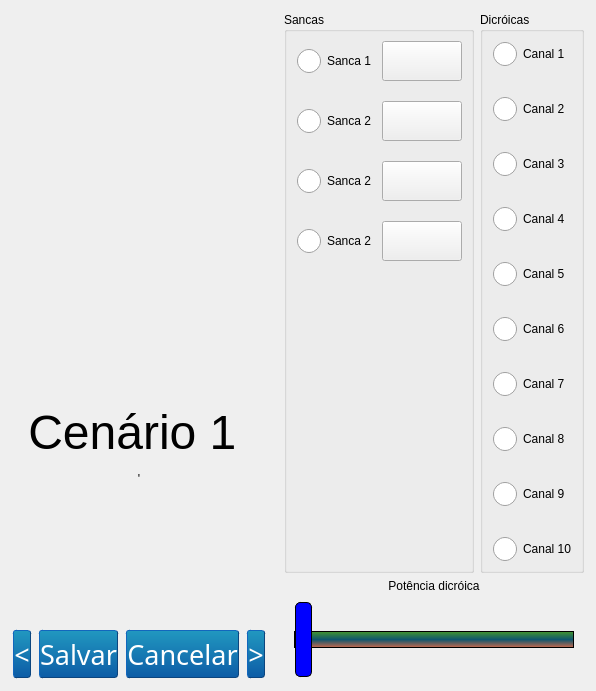
         <widget class="QWidget" name="tab_cenas">
          <property name="enabled">
           <bool>true</bool>
          </property>
          <property name="sizePolicy">
           <sizepolicy hsizetype="Expanding" vsizetype="Expanding">
            <horstretch>0</horstretch>
            <verstretch>0</verstretch>
           </sizepolicy>
          </property>
          <property name="minimumSize">
           <size>
            <width>0</width>
            <height>0</height>
           </size>
          </property>
          <attribute name="title">
           <string>Configurações</string>
          </attribute>
          <layout class="QGridLayout" name="gridLayout_6">
           <property name="sizeConstraint">
            <enum>QLayout::SetMaximumSize</enum>
           </property>
           <property name="leftMargin">
            <number>0</number>
           </property>
           <property name="topMargin">
            <number>0</number>
           </property>
           <property name="rightMargin">
            <number>0</number>
           </property>
           <property name="bottomMargin">
            <number>0</number>
           </property>
           <item row="0" column="0">
            <layout class="QHBoxLayout" name="horizontalLayout_3" stretch="50,33">
             <property name="sizeConstraint">
              <enum>QLayout::SetFixedSize</enum>
             </property>
             <property name="leftMargin">
              <number>6</number>
             </property>
             <property name="topMargin">
              <number>6</number>
             </property>
             <property name="rightMargin">
              <number>6</number>
             </property>
             <property name="bottomMargin">
              <number>6</number>
             </property>
             <item>
              <layout class="QVBoxLayout" name="verticalLayout_4" stretch="15,10,1">
               <property name="sizeConstraint">
                <enum>QLayout::SetFixedSize</enum>
               </property>
               <property name="leftMargin">
                <number>6</number>
               </property>
               <property name="topMargin">
                <number>6</number>
               </property>
               <property name="rightMargin">
                <number>6</number>
               </property>
               <property name="bottomMargin">
                <number>6</number>
               </property>
               <item>
                <widget class="QFrame" name="frame_color">
                 <property name="enabled">
                  <bool>true</bool>
                 </property>
                 <property name="sizePolicy">
                  <sizepolicy hsizetype="Expanding" vsizetype="Expanding">
                   <horstretch>0</horstretch>
                   <verstretch>0</verstretch>
                  </sizepolicy>
                 </property>
                 <property name="maximumSize">
                  <size>
                   <width>16777215</width>
                   <height>250</height>
                  </size>
                 </property>
                </widget>
               </item>
               <item>
                <widget class="QLabel" name="label_cgf_cena">
                 <property name="sizePolicy">
                  <sizepolicy hsizetype="Expanding" vsizetype="Expanding">
                   <horstretch>0</horstretch>
                   <verstretch>0</verstretch>
                  </sizepolicy>
                 </property>
                 <property name="text">
                  <string>&lt;html&gt;&lt;head/&gt;&lt;body&gt;&lt;p&gt;&lt;span style=&quot; font-size:36pt;&quot;&gt;Cenário 1 &lt;/span&gt;&lt;/p&gt;&lt;/body&gt;&lt;/html&gt;'</string>
                 </property>
                 <property name="alignment">
                  <set>Qt::AlignCenter</set>
                 </property>
                </widget>
               </item>
               <item>
                <layout class="QHBoxLayout" name="horizontalLayout_7">
                 <property name="topMargin">
                  <number>0</number>
                 </property>
                 <item>
                  <widget class="QPushButton" name="btn_change_cena_esq">
                   <property name="sizePolicy">
                    <sizepolicy hsizetype="Minimum" vsizetype="Expanding">
                     <horstretch>0</horstretch>
                     <verstretch>0</verstretch>
                    </sizepolicy>
                   </property>
                   <property name="minimumSize">
                    <size>
                     <width>0</width>
                     <height>50</height>
                    </size>
                   </property>
                   <property name="maximumSize">
                    <size>
                     <width>16777215</width>
                     <height>50</height>
                    </size>
                   </property>
                   <property name="baseSize">
                    <size>
                     <width>0</width>
                     <height>50</height>
                    </size>
                   </property>
                   <property name="styleSheet">
                    <string notr="true">    QPushButton
    {
    font: 20pt Aria, boldl;
    margin: 1px;
    border-color: #0c457e;
    border-style: outset;
    border-radius: 3px;
    border-width: 1px;
    color: white;
    background-color: qlineargradient(x1: 0, y1: 0, x2: 0, y2: 1, stop: 0 #2198c0, stop: 1 #0d5ca6);
    }

    QPushButton:pressed
    {
    background-color: qlineargradient(x1: 0, y1: 0, x2: 0, y2: 1, stop: 0 #0d5ca6, stop: 1 #2198c0);
    }</string>
                   </property>
                   <property name="text">
                    <string>&lt;</string>
                   </property>
                  </widget>
                 </item>
                 <item>
                  <widget class="QPushButton" name="salva_cena">
                   <property name="sizePolicy">
                    <sizepolicy hsizetype="Minimum" vsizetype="Expanding">
                     <horstretch>0</horstretch>
                     <verstretch>0</verstretch>
                    </sizepolicy>
                   </property>
                   <property name="minimumSize">
                    <size>
                     <width>0</width>
                     <height>50</height>
                    </size>
                   </property>
                   <property name="maximumSize">
                    <size>
                     <width>16777215</width>
                     <height>50</height>
                    </size>
                   </property>
                   <property name="baseSize">
                    <size>
                     <width>0</width>
                     <height>50</height>
                    </size>
                   </property>
                   <property name="styleSheet">
                    <string notr="true">    QPushButton
    {
    font: 20pt Aria, boldl;
    margin: 1px;
    border-color: #0c457e;
    border-style: outset;
    border-radius: 3px;
    border-width: 1px;
    color: white;
    background-color: qlineargradient(x1: 0, y1: 0, x2: 0, y2: 1, stop: 0 #2198c0, stop: 1 #0d5ca6);
    }

    QPushButton:pressed
    {
    background-color: qlineargradient(x1: 0, y1: 0, x2: 0, y2: 1, stop: 0 #0d5ca6, stop: 1 #2198c0);
    }</string>
                   </property>
                   <property name="text">
                    <string>Salvar</string>
                   </property>
                  </widget>
                 </item>
                 <item>
                  <widget class="QPushButton" name="btn_cancelar_edic">
                   <property name="minimumSize">
                    <size>
                     <width>0</width>
                     <height>50</height>
                    </size>
                   </property>
                   <property name="styleSheet">
                    <string notr="true">    QPushButton
    {
    font: 20pt Aria, boldl;
    margin: 1px;
    border-color: #0c457e;
    border-style: outset;
    border-radius: 3px;
    border-width: 1px;
    color: white;
    background-color: qlineargradient(x1: 0, y1: 0, x2: 0, y2: 1, stop: 0 #2198c0, stop: 1 #0d5ca6);
    }

    QPushButton:pressed
    {
    background-color: qlineargradient(x1: 0, y1: 0, x2: 0, y2: 1, stop: 0 #0d5ca6, stop: 1 #2198c0);
    }</string>
                   </property>
                   <property name="text">
                    <string>Cancelar</string>
                   </property>
                  </widget>
                 </item>
                 <item>
                  <widget class="QPushButton" name="btn_change_cena_dir">
                   <property name="sizePolicy">
                    <sizepolicy hsizetype="Minimum" vsizetype="Expanding">
                     <horstretch>0</horstretch>
                     <verstretch>0</verstretch>
                    </sizepolicy>
                   </property>
                   <property name="minimumSize">
                    <size>
                     <width>0</width>
                     <height>50</height>
                    </size>
                   </property>
                   <property name="maximumSize">
                    <size>
                     <width>16777215</width>
                     <height>50</height>
                    </size>
                   </property>
                   <property name="baseSize">
                    <size>
                     <width>0</width>
                     <height>50</height>
                    </size>
                   </property>
                   <property name="styleSheet">
                    <string notr="true">    QPushButton
    {
    font: 20pt Aria, boldl;
    margin: 1px;
    border-color: #0c457e;
    border-style: outset;
    border-radius: 3px;
    border-width: 1px;
    color: white;
    background-color: qlineargradient(x1: 0, y1: 0, x2: 0, y2: 1, stop: 0 #2198c0, stop: 1 #0d5ca6);
    }

    QPushButton:pressed
    {
    background-color: qlineargradient(x1: 0, y1: 0, x2: 0, y2: 1, stop: 0 #0d5ca6, stop: 1 #2198c0);
    }</string>
                   </property>
                   <property name="text">
                    <string>&gt;</string>
                   </property>
                  </widget>
                 </item>
                </layout>
               </item>
              </layout>
             </item>
             <item>
              <layout class="QVBoxLayout" name="verticalLayout_5" stretch="10,0,0">
               <property name="leftMargin">
                <number>6</number>
               </property>
               <property name="topMargin">
                <number>6</number>
               </property>
               <property name="rightMargin">
                <number>6</number>
               </property>
               <property name="bottomMargin">
                <number>6</number>
               </property>
               <item>
                <layout class="QGridLayout" name="gridLayout_9">
                 <item row="0" column="1">
                  <widget class="QGroupBox" name="groupBox_2">
                   <property name="sizePolicy">
                    <sizepolicy hsizetype="Expanding" vsizetype="Expanding">
                     <horstretch>0</horstretch>
                     <verstretch>0</verstretch>
                    </sizepolicy>
                   </property>
                   <property name="title">
                    <string>Sancas</string>
                   </property>
                   <layout class="QGridLayout" name="gridLayout_19">
                    <property name="horizontalSpacing">
                     <number>9</number>
                    </property>
                    <property name="verticalSpacing">
                     <number>20</number>
                    </property>
                    <item row="4" column="0">
                     <widget class="QWidget" name="widget_3" native="true">
                      <property name="sizePolicy">
                       <sizepolicy hsizetype="Expanding" vsizetype="Expanding">
                        <horstretch>0</horstretch>
                        <verstretch>0</verstretch>
                       </sizepolicy>
                      </property>
                     </widget>
                    </item>
                    <item row="0" column="0">
                     <widget class="QRadioButton" name="radioButton_sanca_1">
                      <property name="styleSheet">
                       <string notr="true">QRadioButton::indicator
{
width : 25px;
height : 25px;
}</string>
                      </property>
                      <property name="text">
                       <string>Sanca 1</string>
                      </property>
                     </widget>
                    </item>
                    <item row="0" column="1">
                     <widget class="QPushButton" name="color_led_1">
                      <property name="minimumSize">
                       <size>
                        <width>80</width>
                        <height>40</height>
                       </size>
                      </property>
                      <property name="text">
                       <string/>
                      </property>
                     </widget>
                    </item>
                    <item row="1" column="0">
                     <widget class="QRadioButton" name="radioButton_sanca_2">
                      <property name="styleSheet">
                       <string notr="true">QRadioButton::indicator
{
width : 25px;
height : 25px;
}</string>
                      </property>
                      <property name="text">
                       <string>Sanca 2</string>
                      </property>
                     </widget>
                    </item>
                    <item row="2" column="0">
                     <widget class="QRadioButton" name="radioButton_sanca_3">
                      <property name="styleSheet">
                       <string notr="true">QRadioButton::indicator
{
width : 25px;
height : 25px;
}</string>
                      </property>
                      <property name="text">
                       <string>Sanca 2</string>
                      </property>
                     </widget>
                    </item>
                    <item row="3" column="0">
                     <widget class="QRadioButton" name="radioButton_sanca_4">
                      <property name="styleSheet">
                       <string notr="true">QRadioButton::indicator
{
width : 25px;
height : 25px;
}</string>
                      </property>
                      <property name="text">
                       <string>Sanca 2</string>
                      </property>
                     </widget>
                    </item>
                    <item row="1" column="1">
                     <widget class="QPushButton" name="color_led_2">
                      <property name="minimumSize">
                       <size>
                        <width>80</width>
                        <height>40</height>
                       </size>
                      </property>
                      <property name="text">
                       <string/>
                      </property>
                     </widget>
                    </item>
                    <item row="2" column="1">
                     <widget class="QPushButton" name="color_led_3">
                      <property name="minimumSize">
                       <size>
                        <width>80</width>
                        <height>40</height>
                       </size>
                      </property>
                      <property name="text">
                       <string/>
                      </property>
                     </widget>
                    </item>
                    <item row="3" column="1">
                     <widget class="QPushButton" name="color_led_4">
                      <property name="minimumSize">
                       <size>
                        <width>80</width>
                        <height>40</height>
                       </size>
                      </property>
                      <property name="text">
                       <string/>
                      </property>
                     </widget>
                    </item>
                   </layout>
                  </widget>
                 </item>
                 <item row="0" column="2">
                  <widget class="QGroupBox" name="groupBox">
                   <property name="sizePolicy">
                    <sizepolicy hsizetype="Expanding" vsizetype="Expanding">
                     <horstretch>0</horstretch>
                     <verstretch>0</verstretch>
                    </sizepolicy>
                   </property>
                   <property name="title">
                    <string>Dicróicas</string>
                   </property>
                   <layout class="QGridLayout" name="gridLayout_12">
                    <item row="0" column="0">
                     <layout class="QGridLayout" name="gridLayout_11">
                      <property name="verticalSpacing">
                       <number>30</number>
                      </property>
                      <item row="7" column="0">
                       <widget class="QRadioButton" name="radioButton_dim_8">
                        <property name="styleSheet">
                         <string notr="true">QRadioButton::indicator
{
width : 25px;
height : 25px;
}</string>
                        </property>
                        <property name="text">
                         <string>Canal 8</string>
                        </property>
                       </widget>
                      </item>
                      <item row="3" column="0">
                       <widget class="QRadioButton" name="radioButton_dim_4">
                        <property name="sizePolicy">
                         <sizepolicy hsizetype="Expanding" vsizetype="Fixed">
                          <horstretch>0</horstretch>
                          <verstretch>0</verstretch>
                         </sizepolicy>
                        </property>
                        <property name="styleSheet">
                         <string notr="true">QRadioButton::indicator
{
width : 25px;
height : 25px;
}</string>
                        </property>
                        <property name="text">
                         <string>Canal 4</string>
                        </property>
                       </widget>
                      </item>
                      <item row="5" column="0">
                       <widget class="QRadioButton" name="radioButton_dim_6">
                        <property name="styleSheet">
                         <string notr="true">QRadioButton::indicator
{
width : 25px;
height : 25px;
}</string>
                        </property>
                        <property name="text">
                         <string>Canal 6</string>
                        </property>
                       </widget>
                      </item>
                      <item row="6" column="0">
                       <widget class="QRadioButton" name="radioButton_dim_7">
                        <property name="styleSheet">
                         <string notr="true">QRadioButton::indicator
{
width : 25px;
height : 25px;
}</string>
                        </property>
                        <property name="text">
                         <string>Canal 7</string>
                        </property>
                       </widget>
                      </item>
                      <item row="8" column="0">
                       <widget class="QRadioButton" name="radioButton_dim_9">
                        <property name="styleSheet">
                         <string notr="true">QRadioButton::indicator
{
width : 25px;
height : 25px;
}</string>
                        </property>
                        <property name="text">
                         <string>Canal 9</string>
                        </property>
                       </widget>
                      </item>
                      <item row="4" column="0">
                       <widget class="QRadioButton" name="radioButton_dim_5">
                        <property name="styleSheet">
                         <string notr="true">QRadioButton::indicator
{
width : 25px;
height : 25px;
}</string>
                        </property>
                        <property name="text">
                         <string>Canal 5</string>
                        </property>
                       </widget>
                      </item>
                      <item row="2" column="0">
                       <widget class="QRadioButton" name="radioButton_dim_3">
                        <property name="styleSheet">
                         <string notr="true">QRadioButton::indicator
{
width : 25px;
height : 25px;
}</string>
                        </property>
                        <property name="text">
                         <string>Canal 3</string>
                        </property>
                       </widget>
                      </item>
                      <item row="1" column="0">
                       <widget class="QRadioButton" name="radioButton_dim_2">
                        <property name="styleSheet">
                         <string notr="true">QRadioButton::indicator
{
width : 25px;
height : 25px;
}</string>
                        </property>
                        <property name="text">
                         <string>Canal 2</string>
                        </property>
                       </widget>
                      </item>
                      <item row="0" column="0">
                       <widget class="QRadioButton" name="radioButton_dim_1">
                        <property name="sizePolicy">
                         <sizepolicy hsizetype="Expanding" vsizetype="Fixed">
                          <horstretch>0</horstretch>
                          <verstretch>0</verstretch>
                         </sizepolicy>
                        </property>
                        <property name="styleSheet">
                         <string notr="true">QRadioButton::indicator
{
width : 25px;
height : 25px;
}</string>
                        </property>
                        <property name="text">
                         <string>Canal 1</string>
                        </property>
                       </widget>
                      </item>
                      <item row="9" column="0">
                       <widget class="QRadioButton" name="radioButton_dim_10">
                        <property name="styleSheet">
                         <string notr="true">QRadioButton::indicator
{
width : 25px;
height : 25px;
}</string>
                        </property>
                        <property name="text">
                         <string>Canal 10</string>
                        </property>
                       </widget>
                      </item>
                     </layout>
                    </item>
                   </layout>
                  </widget>
                 </item>
                </layout>
               </item>
               <item>
                <widget class="QLabel" name="label_pot_dic">
                 <property name="sizePolicy">
                  <sizepolicy hsizetype="Expanding" vsizetype="Preferred">
                   <horstretch>0</horstretch>
                   <verstretch>0</verstretch>
                  </sizepolicy>
                 </property>
                 <property name="text">
                  <string>Potência dicróica</string>
                 </property>
                 <property name="alignment">
                  <set>Qt::AlignCenter</set>
                 </property>
                </widget>
               </item>
               <item>
                <widget class="QSlider" name="slider_dimer">
                 <property name="minimumSize">
                  <size>
                   <width>0</width>
                   <height>80</height>
                  </size>
                 </property>
                 <property name="styleSheet">
                  <string notr="true">QSlider::groove:horizontal {
				border: 1px solid;
				background-color: qlineargradient(x1: 0, y1: 0, x2: 0, y2: 1, stop: 0 #46992b, stop: 0.5 #0e566d, stop: 1 #d16a4b);
				height: 15px;
				margin: 10px;
			}
			
			QSlider::handle:horizontal {
				background-color: blue;
				border: 1px solid;
				border-style: outset;
				border-radius: 5px;
				height: 10px;
				width: 15px;
				margin: -30px 0px;
			}</string>
                 </property>
                 <property name="maximum">
                  <number>1</number>
                 </property>
                 <property name="orientation">
                  <enum>Qt::Horizontal</enum>
                 </property>
                </widget>
               </item>
              </layout>
             </item>
            </layout>
           </item>
          </layout>
         </widget>
